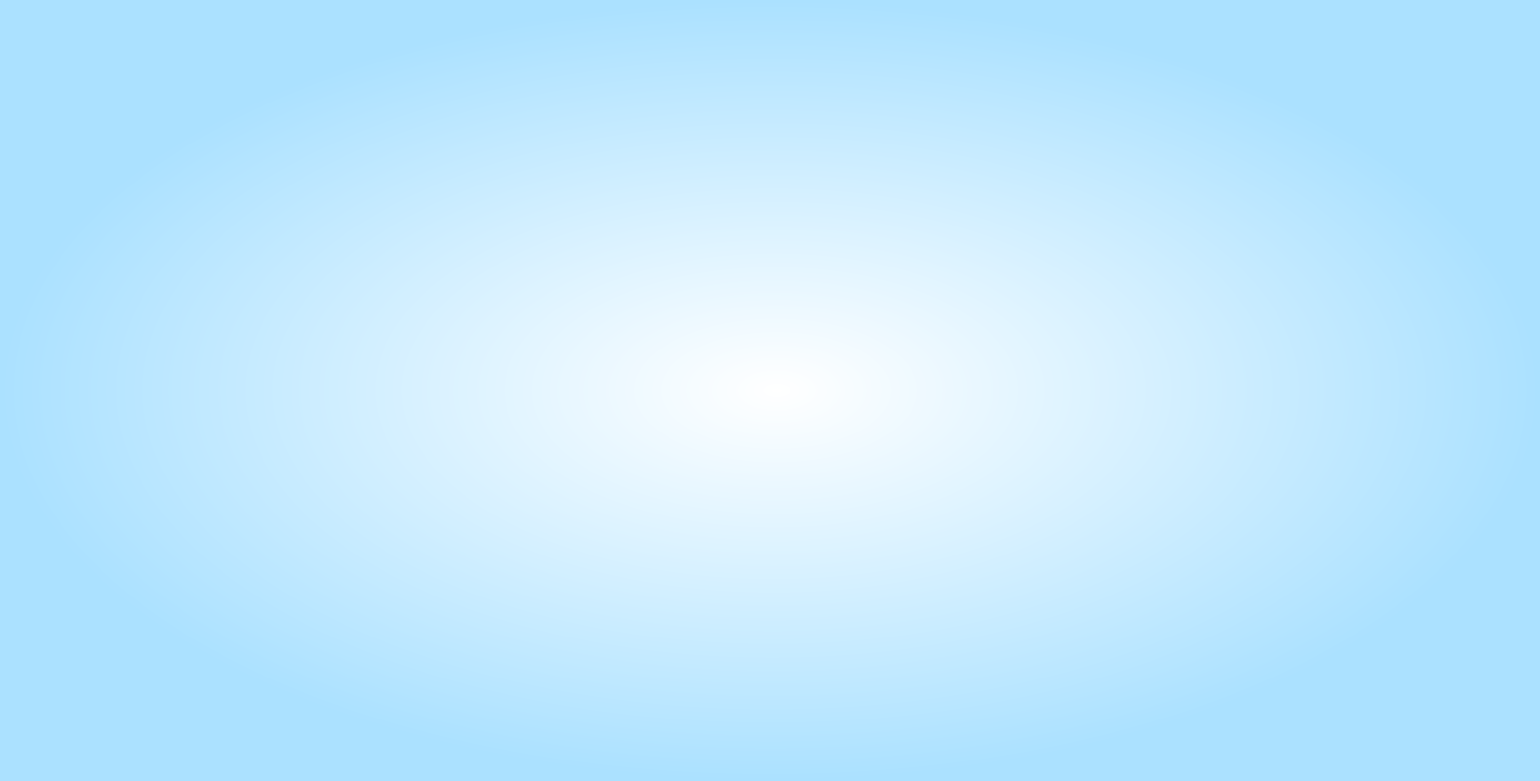
<?xml version="1.0" encoding="UTF-8"?>
<ui version="4.0">
 <class>MainWindow</class>
 <widget class="QMainWindow" name="MainWindow">
  <property name="geometry">
   <rect>
    <x>0</x>
    <y>0</y>
    <width>1578</width>
    <height>800</height>
   </rect>
  </property>
  <property name="windowTitle">
   <string>MainWindow</string>
  </property>
  <property name="styleSheet">
   <string notr="true"/>
  </property>
  <widget class="QWidget" name="centralwidget">
   <property name="styleSheet">
    <string notr="true">background-color: qradialgradient(spread:pad, cx:0.5, cy:0.5, radius:0.5, fx:0.504608, fy:0.5, stop:0 rgba(255, 255, 255, 255), stop:1 rgba(171, 225, 255, 255));</string>
   </property>
   <layout class="QHBoxLayout" name="horizontalLayout">
    <item>
     <widget class="QWidget" name="widget" native="true">
      <property name="minimumSize">
       <size>
        <width>871</width>
        <height>501</height>
       </size>
      </property>
      <property name="maximumSize">
       <size>
        <width>871</width>
        <height>501</height>
       </size>
      </property>
      <property name="styleSheet">
       <string notr="true">background-color: rgba(255, 255, 255, 0);</string>
      </property>
      <widget class="QLabel" name="label">
       <property name="geometry">
        <rect>
         <x>190</x>
         <y>140</y>
         <width>481</width>
         <height>211</height>
        </rect>
       </property>
       <property name="styleSheet">
        <string notr="true">border-image: url(:/img/img/posetitle.png);
background-color: rgba(255, 255, 255, 0);</string>
       </property>
       <property name="text">
        <string/>
       </property>
      </widget>
      <widget class="QLabel" name="label_2">
       <property name="geometry">
        <rect>
         <x>40</x>
         <y>250</y>
         <width>141</width>
         <height>221</height>
        </rect>
       </property>
       <property name="styleSheet">
        <string notr="true">border-image: url(:/img/img/man.png);
background-color: rgba(255, 255, 255, 0);</string>
       </property>
       <property name="text">
        <string/>
       </property>
      </widget>
      <widget class="QLabel" name="label_3">
       <property name="geometry">
        <rect>
         <x>660</x>
         <y>10</y>
         <width>191</width>
         <height>161</height>
        </rect>
       </property>
       <property name="styleSheet">
        <string notr="true">border-image: url(:/img/img/dancer.png);
background-color: rgba(255, 255, 255, 0);</string>
       </property>
       <property name="text">
        <string/>
       </property>
      </widget>
      <widget class="QLabel" name="label_4">
       <property name="geometry">
        <rect>
         <x>290</x>
         <y>320</y>
         <width>341</width>
         <height>51</height>
        </rect>
       </property>
       <property name="styleSheet">
        <string notr="true">
border-image: url(:/img/img/pressstart.png);
background-color: rgba(255, 255, 255, 0);</string>
       </property>
       <property name="text">
        <string/>
       </property>
      </widget>
     </widget>
    </item>
   </layout>
  </widget>
 </widget>
 <resources>
  <include location="KT_Intern/PoseQuiz/pose.qrc"/>
 </resources>
 <connections/>
</ui>
